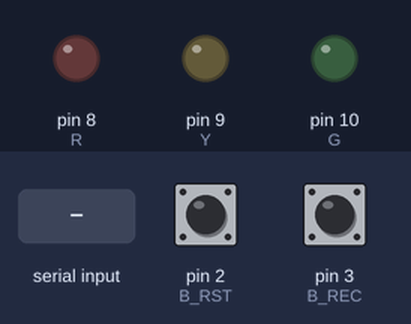
This sketch was run on a simulated Arduino Uno, built with avr-gcc and run on an emulated ATmega328P. On the bench: output pins drawn as LEDs (lit = HIGH). Dashed ring = blinking. Inputs (shaded band) come from the test bench; at power-on: pin 2 (B_RST) HIGH, pin 3 (B_REC) HIGH. What the sketch prints to the serial monitor is not drawn.

Above: at 1.2 s.
1.3 s: pin 2 (B_RST) pulled LOW for 0.15 s
At 2.1 s:
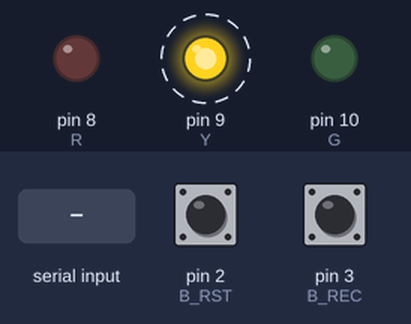
4.4 s: pin 3 (B_REC) pulled LOW for 0.15 s
At 5.1 s:
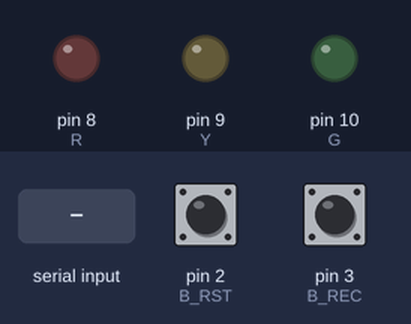
6.0 s: "R" received over Serial
At 6.8 s:
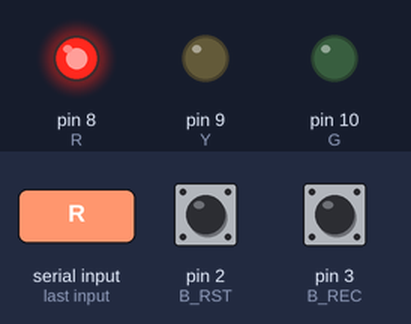
7.5 s: "G" received over Serial
At 8.0 s:
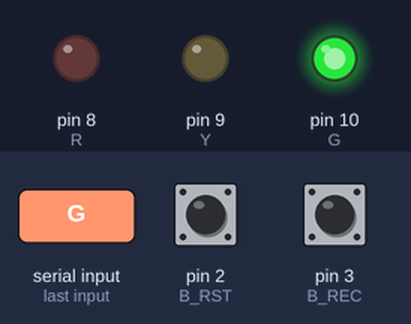
9.0 s: pin 2 (B_RST) pulled LOW for 1 s
At 9.79 s:
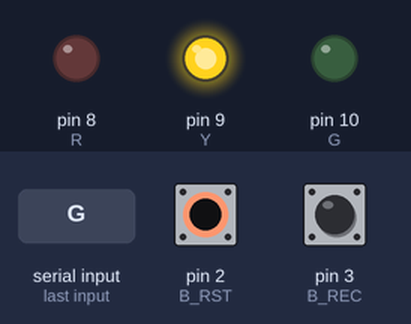
12.0 s: pin 3 (B_REC) pulled LOW for 1 s
At 12.0 s:
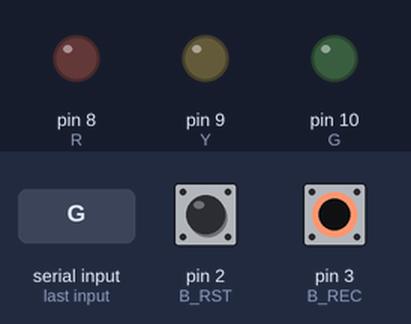
Timing chart, 0 to 15.0 s (numbered marks = the images above; inputs shaded):
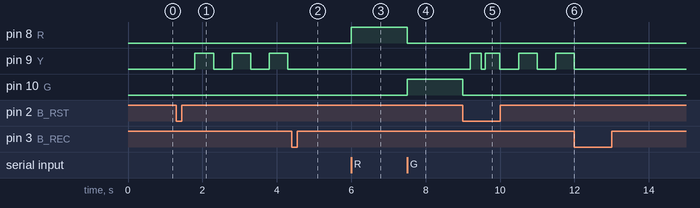

Measured:
- after the input at 1.3 s, pin 9 (Y): alternates HIGH for 0.50 s and LOW for 0.50 s, starting after 0.50 s
- after the input at 4.4 s, pin 9 (Y): stays LOW (without the input it goes to HIGH after 0.40 s)
- after the input at 6.0 s, pin 8 (R): LOW → HIGH at once
- after the input at 7.5 s, pin 8 (R): HIGH → LOW at once; pin 10 (G): LOW → HIGH at once
- after the input at 9.0 s, pin 9 (Y): LOW → HIGH after 0.20 s, → LOW 0.30 s later, → HIGH 0.10 s later, → LOW 0.40 s later, … (8 changes in this stretch); pin 10 (G): HIGH → LOW at once
- after the input at 12.0 s, pin 9 (Y): stops changing and stays LOW

The sketch:

sketch_may27a.ino
```cpp
const int R=8, Y=9, G=10, B_RST=2, B_REC=3;
bool blink=false, yState=false;
unsigned long lastBlink=0, lastBtn=0;

void setTL(char c) { digitalWrite(R,c=='R'); digitalWrite(Y,c=='Y'); digitalWrite(G,c=='G'); }
void blinkOn() { blink=true; yState=true; digitalWrite(Y,HIGH); digitalWrite(R,LOW); digitalWrite(G,LOW); }
void blinkOff() { blink=false; digitalWrite(R,LOW); digitalWrite(Y,LOW); digitalWrite(G,LOW); }

void setup() {
  Serial.begin(9600);
  pinMode(R,OUTPUT); pinMode(Y,OUTPUT); pinMode(G,OUTPUT);
  pinMode(B_RST,INPUT_PULLUP); pinMode(B_REC,INPUT_PULLUP);
}

void loop() {
  if(Serial.available()){
    char c=Serial.read();
    if(c=='B') blinkOn();
    else if(c=='K') blinkOff();
    else if(!blink && (c=='R'||c=='Y'||c=='G')) setTL(c);
  }
  unsigned long now=millis();
  if(now-lastBtn>200){
    if(digitalRead(B_RST)==LOW){ lastBtn=now; blinkOn(); Serial.write('F'); }
    else if(digitalRead(B_REC)==LOW){ lastBtn=now; blinkOff(); Serial.write('E'); }
  }
  if(blink && now-lastBlink>=500){
    lastBlink=now;
    yState=!yState;
    digitalWrite(Y,yState?HIGH:LOW);
  }
}
```
